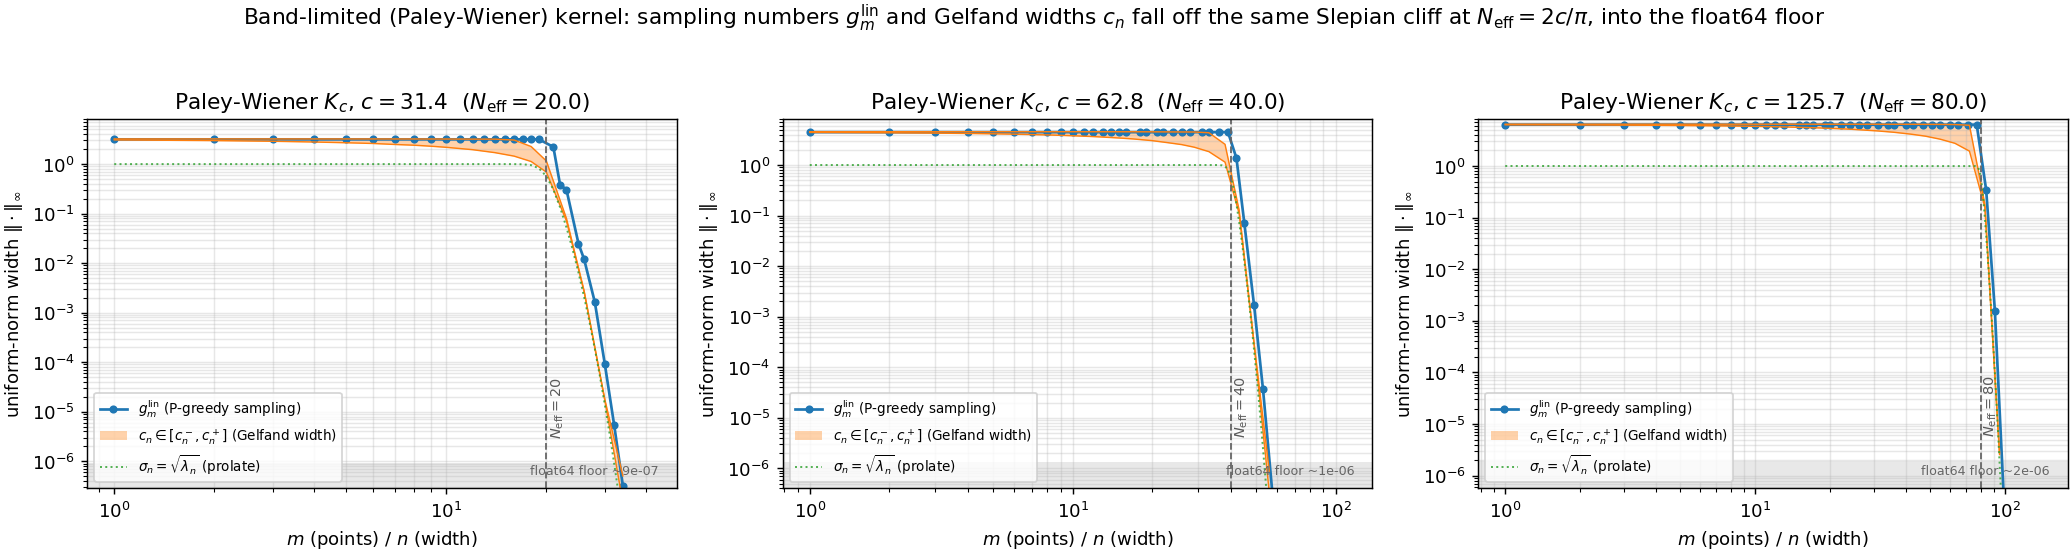

The Python source for this figure:
"""
Sampling numbers vs Gelfand widths for the BAND-LIMITED (Paley-Wiener / prolate) kernel, in float64.

    K_c(s,t) = sin(c(s-t))/(pi(s-t)),   s,t in [-1,1],   K(x,x) = c/pi,   N_eff = 2c/pi.

The comparison theorem of MAIN_Sampl_vs_Gelfand.tex assumes regularly-varying (algebraic) singular
numbers (legendre.py / matern.py).  The band-limited kernel is the opposite regime: its sigma_k are
the Slepian eigenvalues -- flat ~1 up to N_eff, then a super-exponential cliff.  So g_m^lin and c_n
are both ~flat and then fall off the SAME cliff at N_eff: below it the sampling numbers track the
Gelfand-width bracket with a bounded ratio (the theorem's conclusion, on a kernel outside its
hypotheses); at n ~ N_eff both hit the float64 cancellation floor tau ~ sqrt(eps)*sqrt(K(x,x)) ~ 1e-6,
because the band-limited Gram has numerical rank ~ N_eff (past the cliff the recovered values ARE the
floor, not the true widths).

Recovering the true, super-exponentially small widths past the cliff needs an arbitrary-precision
(mpmath) rerun -- kept in archive/high_precision_paley_wiener/ (retired: it only cleared the float64
floor for one of the three bandwidths; see that folder's README).

Two figures, three bandwidths N_eff in {20,40,80} (the cliff marches right in proportion to c):
  paley_wiener.png        -- g_m^lin, the float64 c_n bracket, and sigma_n, each falling off the
                             N_eff cliff into the float64 floor.
  paley_wiener_points.png -- the P-greedy design: quasi-uniform at Nyquist spacing 2/N_eff up to N_eff.
"""

from __future__ import annotations
import numpy as np
import torch
import matplotlib

matplotlib.use("Agg")
import matplotlib.pyplot as plt

from kernels import PaleyWienerSincKernel
from greedy import PGreedy
import widths

torch.manual_seed(0)

# g_m^lin / c_n config per bandwidth.  The c_n upper bound is the branch-and-bound certificate
# (sinc has a dist_bound modulus); at/past the N_eff cliff, where the widths ARE the float64
# floor, the certificate cannot converge and gelfand_widths warns + falls back to the dense-scan
# estimate there -- expected, the floored values carry no information to certify.
SPECS = [
    (20, dict(m_max=70, sel_grid=8000, cn_grid=2000, n_cn=28, n_cap=34)),
    (40, dict(m_max=110, sel_grid=8000, cn_grid=3000, n_cn=32, n_cap=56)),
    (80, dict(m_max=140, sel_grid=10000, cn_grid=4000, n_cn=34, n_cap=95)),
]


def rates_figure():
    results = []
    for n_eff, cfg in SPECS:
        ker = PaleyWienerSincKernel(n_eff=n_eff)
        r = widths.sampling_vs_gelfand(ker, d=1, **cfg)
        r["sigma"] = ker.singular_numbers(
            r["n_used"]
        )  # float64 sigma_n (floors past N_eff)
        r["n_eff"], r["diag"] = ker.n_eff, ker.diag_val

        g_at_cN = np.exp(
            np.interp(np.log(r["cN"]), np.log(r["m_list"]), np.log(r["g"]))
        )
        r["g_at_cN"] = g_at_cN
        r["ratio"] = g_at_cN / r["cn"]

        # reliability mask: both widths above the band-limited-Gram floor
        tau = 20.0 * np.sqrt(np.finfo(np.float64).eps) * np.sqrt(r["diag"])
        rel = (g_at_cN > tau) & (r["cn"] > tau) & (r["cn_lo"] > tau)
        r["rel"], r["tau"] = rel, tau
        results.append((n_eff, r))

        rr = r["ratio"][rel]
        print(
            f"N_eff={n_eff:3d}  reliable n<= {int(r['cN'][rel].max()) if rel.any() else 0:3d}  "
            f"median g_m/c_n = {np.median(rr):.2f}"
            if rel.any()
            else f"N_eff={n_eff}: no reliable float64 window"
        )

    # ---------------- figure: widths x 3 bandwidths ----------------
    fig, axes = plt.subplots(
        1, len(SPECS), figsize=(5.4 * len(SPECS), 4.5), squeeze=False
    )
    for j, (n_eff, r) in enumerate(results):
        ne = r["n_eff"]
        ax = axes[0, j]
        ax.loglog(
            r["m_list"],
            r["g"],
            "o-",
            ms=3.5,
            color="C0",
            label=r"$g_m^{\mathrm{lin}}$ (P-greedy sampling)",
        )
        ax.fill_between(
            r["cN"],
            r["cn_lo"],
            r["cn"],
            color="C1",
            alpha=0.35,
            lw=0,
            label=r"$c_n\in[c_n^-,c_n^+]$ (Gelfand width)",
        )
        ax.loglog(r["cN"], r["cn_lo"], "-", color="C1", lw=0.8)
        ax.loglog(r["cN"], r["cn"], "-", color="C1", lw=0.8)
        ax.loglog(
            np.arange(1, len(r["sigma"])),
            r["sigma"][1:],
            ":",
            color="C2",
            lw=1.1,
            alpha=0.8,
            label=r"$\sigma_n=\sqrt{\lambda_n}$ (prolate)",
        )
        ax.axvline(ne, color="0.4", ls="--", lw=1.0)
        ax.text(
            ne * 1.02,
            r["tau"] * 3,
            r"$N_{\mathrm{eff}}=%g$" % ne,
            rotation=90,
            va="bottom",
            fontsize=8,
            color="0.35",
        )
        ax.axhspan(1e-20, r["tau"], color="0.85", alpha=0.6, lw=0)
        ax.text(
            0.97,
            0.03,
            f"float64 floor ~{r['tau']:.0e}",
            transform=ax.transAxes,
            fontsize=7,
            color="0.4",
            ha="right",
            va="bottom",
        )
        ax.set_ylim(0.3 * r["tau"], 8.0)
        ax.set_xlabel(r"$m$ (points) $/$ $n$ (width)")
        ax.set_ylabel(r"uniform-norm width $\|\cdot\|_\infty$")
        ax.set_title(
            rf"Paley-Wiener $K_c$, $c={ne * np.pi / 2:.1f}$  ($N_{{\mathrm{{eff}}}}={ne}$)"
        )
        ax.legend(fontsize=7.5, loc="lower left")
        ax.grid(True, which="both", alpha=0.3)

    fig.suptitle(
        r"Band-limited (Paley-Wiener) kernel: sampling numbers $g_m^{\mathrm{lin}}$ and Gelfand "
        r"widths $c_n$ fall off the same Slepian cliff at $N_{\mathrm{eff}}=2c/\pi$, into the float64 floor",
        fontsize=12,
    )
    fig.tight_layout(rect=[0, 0, 1, 0.95])
    fig.savefig("paley_wiener.png", dpi=130, bbox_inches="tight", pad_inches=0.02)
    print("figure saved -> paley_wiener.png")


# ---------------------------------------------------------------------------------------------
# P-greedy point selection: the band-limited design is quasi-uniform at the Nyquist spacing
# 2/N_eff; the n=N_eff line is the saturated threshold design.  Candidate measure is UNIFORM
# (stationary kernel: no endpoint preference).  (Distinct 3-bandwidth layout, so not design_figure.)
# ---------------------------------------------------------------------------------------------
def points_figure(grid=6000):
    n_effs = [20, 40, 80]
    fig, axes = plt.subplots(
        1, len(n_effs), figsize=(5.4 * len(n_effs), 4.8), squeeze=False
    )
    for j, n_eff in enumerate(n_effs):
        ker = PaleyWienerSincKernel(n_eff=n_eff)
        n_thr = int(round(n_eff))
        n_design = int(
            round(1.2 * n_eff)
        )  # just past N_eff (stay above the float64 floor)
        gr = PGreedy(ker, max_iter=n_design, dtype=ker.dtype).fit(
            widths.box_grid(grid, 1, ker.dtype, kind="uniform", domain=ker.domain)
        )
        ctrs = gr.ctrs_.reshape(-1).cpu().numpy()
        thr = np.sort(ctrs[:n_thr])
        ideal = -1.0 + (np.arange(n_thr) + 0.5) * (2.0 / n_thr)
        dev = np.abs(thr - ideal)
        dx = np.diff(thr)

        ax = axes[0, j]
        ax.scatter(
            ctrs,
            np.arange(1, len(ctrs) + 1),
            c=np.arange(1, len(ctrs) + 1),
            cmap="viridis",
            s=14,
            zorder=2,
        )
        ax.axhline(n_thr, color="C3", lw=1.2, ls="--", zorder=3)
        ax.plot(
            thr,
            np.full_like(thr, n_thr),
            "o",
            color="C3",
            ms=5,
            zorder=4,
            label=rf"threshold design at $n=N_{{\mathrm{{eff}}}}={n_eff}$",
        )
        ax.set_xlabel(r"center position $x \in [-1,1]$")
        ax.set_ylabel(r"selection order $n$")
        ax.set_title(
            rf"$N_{{\mathrm{{eff}}}}={n_eff}$: quasi-uniform, max dev {dev.max():.3f} vs Nyquist"
        )
        ax.set_xlim(-1.03, 1.03)
        ax.legend(fontsize=8, loc="lower right")
        ax.grid(True, alpha=0.3)
        print(
            f"N_eff={n_eff:3d}  threshold design n={n_thr}:  mean spacing {dx.mean():.4f} "
            f"(Nyquist {2.0/n_eff:.4f}), max dev from uniform {dev.max():.4f}"
        )

    fig.suptitle(
        r"P-greedy design for the band-limited (Paley-Wiener) kernel: the $n=N_{\mathrm{eff}}$ "
        r"line holds every point found up to the threshold"
    )
    fig.tight_layout()
    fig.savefig(
        "paley_wiener_points.png", dpi=130, bbox_inches="tight", pad_inches=0.02
    )
    print("figure saved -> paley_wiener_points.png")


if __name__ == "__main__":
    rates_figure()
    points_figure()
